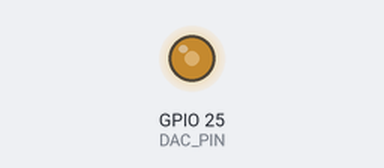
The program below on a simulated ESP32. Parts: output pins drawn as LEDs (lit = HIGH).

Above: at 0.1 s.
Timing chart, 0 to 1.6 s (numbered marks = the images above):
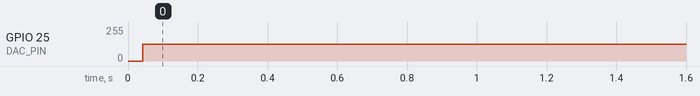

Measured:
- by itself, GPIO 25 (DAC_PIN): 0/255 → 127/255 at 0.04 s

The program:

main.cpp
```cpp
/*
 * INFO:
 * This code demonstrates how to use the ESP32 DAC in an interrupt based configuration.
 * The sampling frequency and resolution of the samples and the DAC can be adjusted and experimented with
 *
 * Note: the ESP32 DAC has a fixed resolution of 8 bits, so the possibility for varying
 * DAC resolution is simulated by representing the desired resolution within an 8 bit range.
 */

/*
 * Global constants for the array of samples to be written to the DAC.
 * Default is a sine wave of 16 values between 0 and 255.
 */
const int sampleArrayLen = 16;
const int sampleArray[sampleArrayLen] = {
  0x80,
  0xb0,
  0xda,
  0xf5,
  0xff,
  0xf5,
  0xda,
  0xb0,
  0x80,
  0x4f,
  0x25,
  0xa,
  0x0,
  0xa,
  0x25,
  0x4f,
};

//Change these parameters in order to change the sampling properties of the system
#define SAMPLING_PERIOD 100  //In microseconds, should be at least 50.
#define DAC_RESOLUTION 8     //Resolution of the DAC. Must be between 1 and 8 bits.

//Hardware configuration
#define DAC_PIN 25

// Variable for storing the timer properties. Leave this alone.
hw_timer_t *timer = NULL;

// Constant with a mask for setting the correct DAC resolution. Leave this alone.
const int resolution_mask = ~((1 << (8 - DAC_RESOLUTION)) - 1);

/*
 * Interrupt service routine that runs every with a period SAMPLING_PERIOD.
 * Used for sampling, signal processing and digital to analog conversion.
 */
void ARDUINO_ISR_ATTR onTimer() {
  //Variable for storing the actual value to be written to the DAC.
  static int sampleDAC;

  //Current index of the sampleArray. Defined as static as its only used in this function.
  static int i = 0;

  //Using the DAC to convert and write the sampleDAC variable on DAC_PIN with the given resolution for the DAC.
  dacWrite(DAC_PIN, (sampleArray[i] & resolution_mask));

  if (i >= sampleArrayLen - 1) {
    //Reached end of sampleArray. Resetting i.
    i = 0;
  } else {
    //Incrementing i.
    i++;
  }
}

//--------The code below this point can be left alone--------

void setup() {
  //Initializing timer with 1Mhz frequency. This means one tick every microsecond.
  timer = timerBegin(1000000);
  timerAttachInterrupt(timer, &onTimer);

  //Call the onTimer function with the given period (in microseconds), repeating te timer and with unlimited count.
  timerAlarm(timer, SAMPLING_PERIOD, true, 0);
}

void loop() {
  //empty loop
}
 
```
